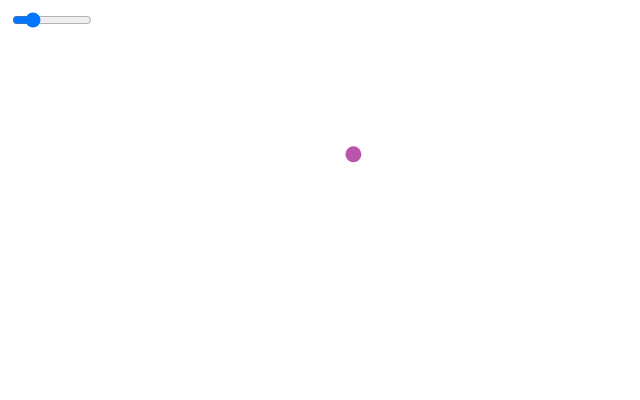
Frame 1 (no input)
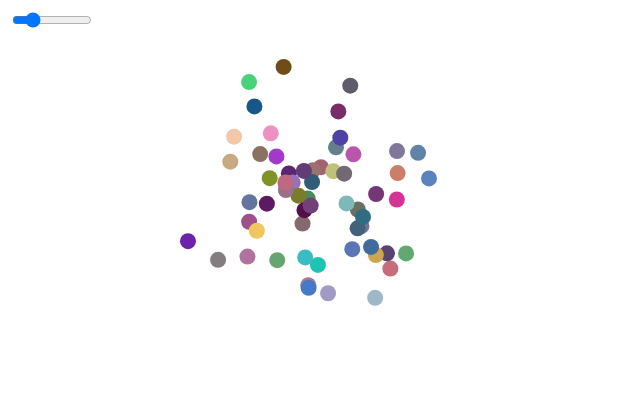
Frame 60 (no input)
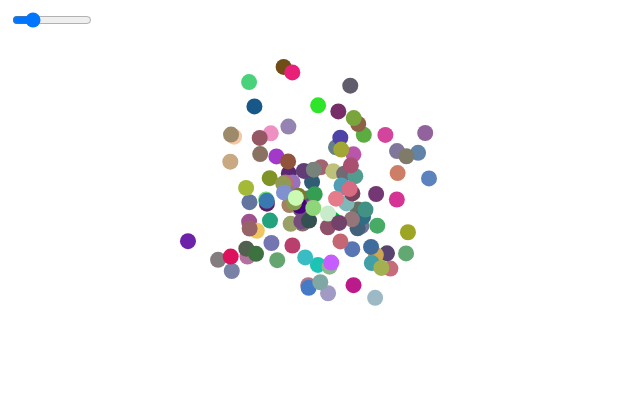
Frame 120 (the mouse pressed at the canvas centre since frame 60)

The p5.js sketch that drew these frames (run headless with seeded random() and noise() and a simulated clock; from frame 60 on, the mouse is pressed at the canvas centre):

// p5.js sketch
// ── sketch.js
let slider;

function setup() {
  createCanvas(640, 400);
  
  slider = createSlider(0, 255);
  slider.position(10, 10);
  slider.size(80);
}

function draw() {
    let std = slider.value();
    let x = randomGaussian(320, std);
    let y = randomGaussian(200, std);
    let r = randomGaussian(123, std);
    let g = randomGaussian(123, std);
    let b = randomGaussian(123, std);


  noStroke();
  fill(r, g, b);
  circle(x, y, 16);
  
}
